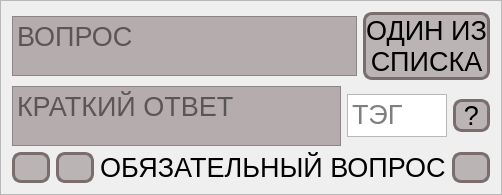
            <widget class="QFrame" name="frame">
             <property name="maximumSize">
              <size>
               <width>729</width>
               <height>284</height>
              </size>
             </property>
             <property name="styleSheet">
              <string notr="true">#frame {
border: 4px solid;
border-radius: 10px;
border-color: #8E8080;
}</string>
             </property>
             <property name="frameShape">
              <enum>QFrame::StyledPanel</enum>
             </property>
             <property name="frameShadow">
              <enum>QFrame::Raised</enum>
             </property>
             <layout class="QVBoxLayout" name="verticalLayout">
              <item>
               <layout class="QHBoxLayout" name="horizontalLayout_7">
                <item>
                 <layout class="QHBoxLayout" name="horizontalLayout_8">
                  <item>
                   <widget class="QTextEdit" name="Vopros">
                    <property name="maximumSize">
                     <size>
                      <width>425</width>
                      <height>60</height>
                     </size>
                    </property>
                    <property name="font">
                     <font>
                      <pointsize>20</pointsize>
                     </font>
                    </property>
                    <property name="styleSheet">
                     <string notr="true">#Vopros {
background-color: rgb(181, 173, 173);
}
#Vopros:Focus {
background-color: rgb(219, 219, 219);
}</string>
                    </property>
                    <property name="html">
                     <string>&lt;!DOCTYPE HTML PUBLIC &quot;-//W3C//DTD HTML 4.0//EN&quot; &quot;http://www.w3.org/TR/REC-html40/strict.dtd&quot;&gt;
&lt;html&gt;&lt;head&gt;&lt;meta name=&quot;qrichtext&quot; content=&quot;1&quot; /&gt;&lt;style type=&quot;text/css&quot;&gt;
p, li { white-space: pre-wrap; }
&lt;/style&gt;&lt;/head&gt;&lt;body style=&quot; font-family:'MS Shell Dlg 2'; font-size:20pt; font-weight:400; font-style:normal;&quot;&gt;
&lt;p style=&quot;-qt-paragraph-type:empty; margin-top:0px; margin-bottom:0px; margin-left:0px; margin-right:0px; -qt-block-indent:0; text-indent:0px;&quot;&gt;&lt;br /&gt;&lt;/p&gt;&lt;/body&gt;&lt;/html&gt;</string>
                    </property>
                    <property name="placeholderText">
                     <string>ВОПРОС</string>
                    </property>
                   </widget>
                  </item>
                 </layout>
                </item>
                <item>
                 <layout class="QHBoxLayout" name="horizontalLayout_9">
                  <item>
                   <widget class="QPushButton" name="Odin_iz_spiska">
                    <property name="maximumSize">
                     <size>
                      <width>141</width>
                      <height>80</height>
                     </size>
                    </property>
                    <property name="font">
                     <font>
                      <pointsize>20</pointsize>
                     </font>
                    </property>
                    <property name="styleSheet">
                     <string notr="true">#Odin_iz_spiska {
border: 3px solid;
border-radius: 9px;
border-color: #7A6D6D;
background-color: #BBB4B4
}
#Odin_iz_spiska:hover {
background-color: rgb(219, 219, 219);
}
#Odin_iz_spiska:pressed { 
background-color: #BBB4B4;
}</string>
                    </property>
                    <property name="text">
                     <string>ОДИН ИЗ
СПИСКА</string>
                    </property>
                   </widget>
                  </item>
                 </layout>
                </item>
               </layout>
              </item>
              <item>
               <layout class="QHBoxLayout" name="horizontalLayout_10">
                <item>
                 <layout class="QHBoxLayout" name="horizontalLayout_12">
                  <item>
                   <widget class="QTextEdit" name="Kratki_otvet">
                    <property name="maximumSize">
                     <size>
                      <width>425</width>
                      <height>60</height>
                     </size>
                    </property>
                    <property name="font">
                     <font>
                      <pointsize>20</pointsize>
                     </font>
                    </property>
                    <property name="styleSheet">
                     <string notr="true">#Kratki_otvet {
background-color: rgb(181, 173, 173);
}
#Kratki_otvet:Focus {
background-color: rgb(219, 219, 219);
}</string>
                    </property>
                    <property name="placeholderText">
                     <string>КРАТКИЙ ОТВЕТ</string>
                    </property>
                   </widget>
                  </item>
                 </layout>
                </item>
                <item>
                 <layout class="QHBoxLayout" name="horizontalLayout_11">
                  <item>
                   <widget class="QTextEdit" name="textEdit">
                    <property name="maximumSize">
                     <size>
                      <width>100</width>
                      <height>43</height>
                     </size>
                    </property>
                    <property name="font">
                     <font>
                      <pointsize>20</pointsize>
                     </font>
                    </property>
                    <property name="placeholderText">
                     <string>ТЭГ</string>
                    </property>
                   </widget>
                  </item>
                  <item>
                   <widget class="QPushButton" name="Button_Question">
                    <property name="maximumSize">
                     <size>
                      <width>37</width>
                      <height>33</height>
                     </size>
                    </property>
                    <property name="font">
                     <font>
                      <pointsize>20</pointsize>
                     </font>
                    </property>
                    <property name="styleSheet">
                     <string notr="true">#Button_Question {
border: 3px solid;
border-radius: 9px;
border-color: #7A6D6D;
background-color: #BBB4B4
}
#Button_Question:hover {
background-color: rgb(219, 219, 219);
}
#Button_Question:pressed { 
background-color: #BBB4B4;
}</string>
                    </property>
                    <property name="text">
                     <string>?</string>
                    </property>
                   </widget>
                  </item>
                 </layout>
                </item>
               </layout>
              </item>
              <item>
               <layout class="QHBoxLayout" name="horizontalLayout_13">
                <item>
                 <widget class="QPushButton" name="Button_Copy">
                  <property name="maximumSize">
                   <size>
                    <width>43</width>
                    <height>41</height>
                   </size>
                  </property>
                  <property name="styleSheet">
                   <string notr="true">#Button_Copy {
border: 3px solid;
border-radius: 9px;
border-color: #7A6D6D;
background-color: #BBB4B4;
image: url(:/Copycopycopy/Copycopycopy.png);
}
#Button_Copy:hover {
background-color: rgb(219, 219, 219);
}
#Button_Copy:pressed { 
background-color: #BBB4B4;
}</string>
                  </property>
                  <property name="text">
                   <string/>
                  </property>
                 </widget>
                </item>
                <item>
                 <widget class="QPushButton" name="Button_Trash">
                  <property name="maximumSize">
                   <size>
                    <width>43</width>
                    <height>41</height>
                   </size>
                  </property>
                  <property name="styleSheet">
                   <string notr="true">#Button_Trash {
image: url(:/Trashcan/trashcan.png);
border: 3px solid;
border-radius: 9px;
border-color: #7A6D6D;
background-color: #BBB4B4
}
#Button_Trash:hover {
background-color: rgb(219, 219, 219);
}
#Button_Trash:pressed { 
background-color: #BBB4B4;
}</string>
                  </property>
                  <property name="text">
                   <string/>
                  </property>
                 </widget>
                </item>
                <item>
                 <widget class="QLabel" name="Obyazatelny_vopros">
                  <property name="maximumSize">
                   <size>
                    <width>400</width>
                    <height>34</height>
                   </size>
                  </property>
                  <property name="font">
                   <font>
                    <pointsize>20</pointsize>
                   </font>
                  </property>
                  <property name="text">
                   <string>ОБЯЗАТЕЛЬНЫЙ ВОПРОС</string>
                  </property>
                 </widget>
                </item>
                <item>
                 <widget class="QPushButton" name="Button_Galka">
                  <property name="maximumSize">
                   <size>
                    <width>43</width>
                    <height>41</height>
                   </size>
                  </property>
                  <property name="styleSheet">
                   <string notr="true">#Button_Galka {
border: 3px solid;
image: url(:/Galka/galka.png);
border-radius: 9px;
border-color: #7A6D6D;
background-color: #BBB4B4
}
#Button_Galka:hover {
background-color: rgb(219, 219, 219);
}
#Button_Galka:pressed { 
background-color: #BBB4B4;
}</string>
                  </property>
                  <property name="text">
                   <string/>
                  </property>
                 </widget>
                </item>
               </layout>
              </item>
             </layout>
            </widget>
